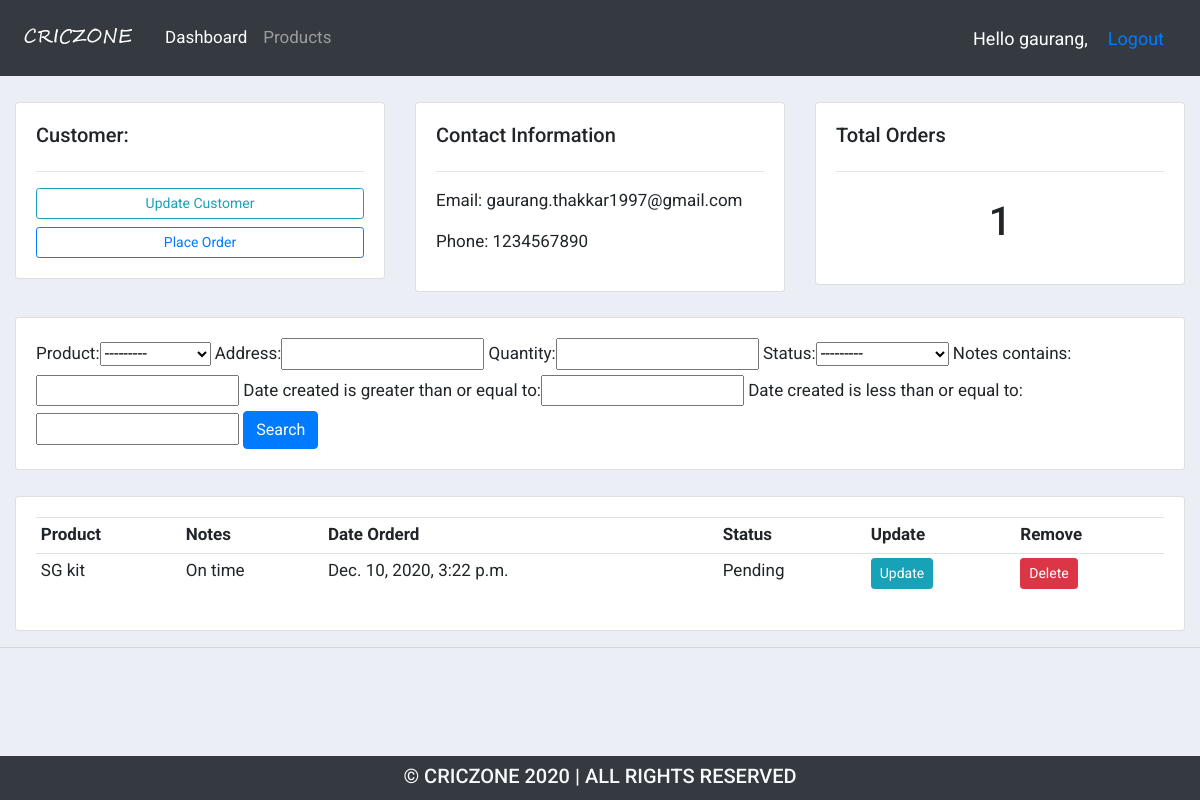
Screenshot of /customer/15/ (signed in) with the database file from the repository.
### accounts/models.py (models this page shows, shortened)
class Customer(models.Model):
    user = models.OneToOneField(User, null=True, blank=True, on_delete=models.CASCADE)
    name = models.CharField(max_length=200, null=True)
    phone = models.CharField(max_length=200, null=True)
    email = models.CharField(max_length=200, null=True)
    profile_pic = models.ImageField(default="profile1.png",null=True, blank=True)
    date_created = models.DateTimeField(auto_now_add=True, null=True)

class Order(models.Model):
    STATUS = (
        ('Pending','Pending'),
        ('Out of Delivery','Out of Delivery'),
        ('Delivered', 'Delivered')
    )
    customer = models.ForeignKey(Customer, null=True, on_delete=models.SET_NULL)
    product = models.ForeignKey(Product, null=True, on_delete=models.SET_NULL)
    address = models.CharField(max_length=355, null=True)
    quantity = models.IntegerField(null=True)
    date_created = models.DateTimeField(auto_now_add=True, null=True)
    status = models.CharField(max_length=200, null=True, choices=STATUS)
    notes = models.CharField(max_length=200, null=True)

class Product(models.Model):
    CATEGORY = (
        ('Bats','Bats'),
        ('Balls','Balls'),
        ('Pads', 'Pads'),
        ('Gloves', 'Gloves'),
        ('Safety Equipments', 'Safety Equipments'),
        ('Kits', 'Kits'),
    )
    name = models.CharField(max_length=200, null=True)
    price = models.FloatField(null=True)
    category = models.CharField(max_length=200, null=True, choices=CATEGORY)
    description = models.CharField(max_length=200, null=True)
    date_created = models.DateTimeField(auto_now_add=True, null=True)
    image = models.ImageField(default="profile1.png",null=True, blank=True)
    tags = models.ManyToManyField(Tag)
    def __str__(self):
       return self.name

### accounts/decorators.py (the view)
        def wrapper_func(request, *args, **kwargs):
            group = None
            if request.user.groups.exists():
                group = request.user.groups.all()[0].name
            if group in allowed_roles:
                return view_func(request, *args, **kwargs)
            else:
                return HttpResponse("You are not authorized user")

### accounts/views.py (called while the page is built)
@login_required(login_url='login')
@allowed_users(allowed_roles=['admin'])
def customer(request,pk):
    customer = Customer.objects.get(id=pk)
    orders = customer.order_set.all()
    myFilter = OrderFilter(request.GET, queryset=orders)
    orders = myFilter.qs
    context = {'customer': customer, 'orders': orders, 'total_orders':orders.count(), 'myFilter':myFilter}
    return render(request, "accounts/customer.html", context)

### accounts/templates/accounts/customer.html
{%  extends 'accounts/main.html' %}
{% block content %}
<br>
<div class="row">
    <div class="col-md">
        <div class="card card-body">
            <h5>Customer:</h5>
            <hr>
            <a class="btn btn-outline-info btn-sm btn-block" href="">Update Customer</a>
            <a class="btn btn-outline-primary btn-sm btn-block" href="{% url 'create_order' customer.id %}">Place Order</a>
        </div>
    </div>
    <div class="col-md">
        <div class="card card-body">
            <h5>Contact Information</h5>
            <hr>
            <p>Email: {{customer.email}}</p>
            <p>Phone: {{customer.phone}}</p>
        </div>
    </div>
    <div class="col-md">
        <div class="card card-body">
            <h5>Total Orders</h5>
            <hr>
            <h1 style="text-align: center;padding: 10px">{{total_orders}}</h1>
        </div>
    </div>
</div>
<br>
<div class="row">
    <div class="col">
        <div class="card card-body">
            <form method="get">
                {{myFilter.form}}
                <button class="btn btn-primary" type="submit">Search</button>
            </form>
        </div>
    </div>
</div>
<br>
<div class="row">
    <div class="col-md">
        <div class="card card-body">
            <table class="table table-sm">
                <tr>
                    <th>Product</th>
                    <th>Notes</th>
                    <th>Date Orderd</th>
                    <th>Status</th>
                    <th>Update</th>
                    <th>Remove</th>
                </tr>
                {% for order in orders %}
                <tr>
                    <td>{{order.product}}</td>
                    <td>{{order.notes}}</td>
                    <td>{{order.date_created}}</td>
                    <td>{{order.status}}</td>
                    <td><a class="btn btn-sm btn-info" href="{% url 'update_order' order.id %}">Update</a></td>
                    <td><a class="btn btn-sm btn-danger" href="{% url 'delete_order' order.id %}">Delete</a></td>
                </tr>
                {% endfor %}
            </table>
        </div>
    </div>
</div>
{% endblock %}

### accounts/templates/accounts/navbar.html (shortened to what this page needs)
{% load static %}
<nav class="navbar navbar-expand-lg navbar-dark bg-dark sticky-top">
    {% if request.user.is_staff %}
    <a class="navbar-brand" href="{% url 'home' %}">
        <img src="{% static '/images/logo.png' %}" alt="" height="50px">
    </a>
    {% else %}
    <a class="navbar-brand" href="{% url 'shop' %}">
        <img src="{% static '/images/logo.png' %}" alt="" height="50px">
    </a>
    {% endif %}
    <div class="collapse navbar-collapse " id="navbarNav">
        <ul class="navbar-nav">
            {% if request.user.is_staff %}
            <li class="nav-item active">
                <a class="nav-link" href="{% url 'home' %}">Dashboard</a>
            </li>
            <li class="nav-item">
                <a class="nav-link" href="{% url 'products' %}">Products</a>
            </li>
            {% endif %}
        </ul>
    </div>
    <span style="font-size: 18px; color: white; margin-right: 20px;">
        Hello {{request.user}}, </span>
    <span style="font-size: 18px; color: white; margin-right: 20px;">
        <a href="{% url 'logout' %}">Logout</a></span>
</nav>

### accounts/static/css/main.css (style rules this page uses)
th { text-align: left; }
body { background-color: #ebeff5; font: }

### accounts/templates/accounts/main.html (style rules this page uses)
body { font-family: 'Roboto'; font-size: 17px; }

### rows the page displays
Customer: email "gaurang.thakkar1997@gmail.com", phone "1234567890"
Order: product "SG kit", notes "On time", date_created "Dec. 10, 2020, 3:22 p.m.", status "Pending"

### other values shown
{{ request.user }} "gaurang"
{{ total_orders }} "1"
